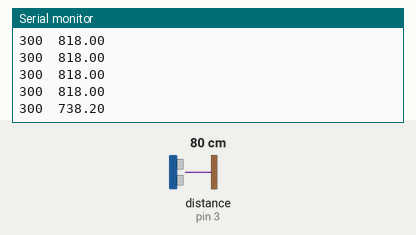
Bench run of a sketch on a simulated Arduino Uno, built with avr-gcc and run on an emulated ATmega328P. Shown: the last lines printed to the serial monitor. Inputs (shaded band) come from the test bench; at power-on: distance to the obstacle (sensor on pin 3) 80 cm. The echo pulse lasts 58.3 µs per cm.

Above: at 1.2 s.
1.3 s: distance to the obstacle (sensor on pin 3) set to 2 cm
At 1.44 s:
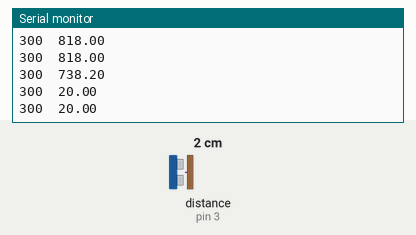
2.8 s: distance to the obstacle (sensor on pin 3) set to 4 cm
At 2.86 s:
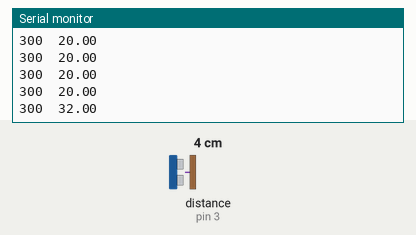
Timing chart, 0 to 5.8 s (numbered marks = the images above; inputs shaded):
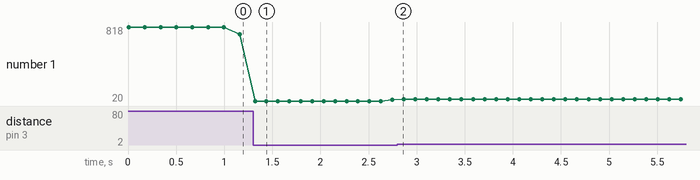

The sketch:

distance_sensor_x_axis.ino
```cpp
#include <NewPing.h>

/* Example code for HC-SR04 ultrasonic distance sensor with Arduino. No library required. More info: https://www.makerguides.com */
#define USONIC_DIV 58.0
// Define Trig and Echo pin:
const int trigPin1 = 2;
const int echoPin1 = 3;

const int trigPin2 = 4;
const int echoPin2 = 5;

const int MEASURE_SAMPLES = 10;
const int MEASURE_SAMPLE_DELAY = 10;
/*
#define trigPin1 2
#define echoPin1 3

#define trigPin2 4
#define echoPin2 5
*/

// Define variables:
long durationx;
long durationy;
float distancex;
float distancey;

NewPing sensor(trigPin1, echoPin1, 200);

void setup() {
  // Define inputs and outputs:
  //pinMode(trigPin1, OUTPUT);
  //pinMode(echoPin1, INPUT);

  /*
  pinMode(trigPin2, OUTPUT);
  pinMode(echoPin2, INPUT);
  */
  //Begin Serial communication at a baudrate of 9600:
  Serial.begin(9600);
}
void loop() {
  /*
  // Clear the trigPin by setting it LOW:
  digitalWrite(trigPin1, LOW);
  delayMicroseconds(5);
  // Trigger the sensor by setting the trigPin high for 10 microseconds:
  digitalWrite(trigPin1, HIGH);
  delayMicroseconds(10);
  digitalWrite(trigPin1, LOW);
  // Read the echoPin, pulseIn() returns the duration (length of the pulse) in microseconds:
  durationx = pulseIn(echoPin1, HIGH);
  // Calculate the distance:
  distancex = durationx*0.034/2;
  */
  //distancex = getDistance(trigPin1, echoPin1);
  //int time_taken = sensor.ping();
  //Serial.println(sensor.convert_mm(time_taken));
  //Serial.println(distancex*10);
  //Serial.print("\t");
  //Serial.println(distancey*10);
  delay(MEASURE_SAMPLE_DELAY);
  //Serial.println(measure(trigPin1, echoPin1));
  Serial.print(300);
  Serial.print("\t");
  //Serial.println(singleMeasurement(trigPin1, echoPin1));
  Serial.println(measure(trigPin1, echoPin1));
}

float measure(int trigPin, int echoPin){
  float measureSum = 0;
  float samples = MEASURE_SAMPLES;
  float single = 0;
  for(int i = 0; i < MEASURE_SAMPLES; i++){
    delay(MEASURE_SAMPLE_DELAY);
    single = singleMeasurement(trigPin, echoPin);
    if(single > 20000){
      samples--;
    }
    else{
      measureSum += single;
    }
  }
  if(samples == 0){
    return 0;
  }
  else{
    return measureSum / samples;
  }
}

float singleMeasurement(int trigPin, int echoPin){
  float time_taken = sensor.ping();
  return int(time_taken / 57.0 * 10);
  //Serial.println(sensor.convert_mm(time_taken));
  /*
  long duration = 0;
  // Clear the trigPin by setting it LOW:
  digitalWrite(trigPin, LOW);
  delayMicroseconds(5);
  // Trigger the sensor by setting the trigPin high for 10 microseconds:
  digitalWrite(trigPin, HIGH);
  delayMicroseconds(10);
  digitalWrite(trigPin, LOW);
  // Read the echoPin, pulseIn() returns the duration (length of the pulse) in microseconds:
  duration = pulseIn(echoPin, HIGH);
  // Calculate the distance:
  return (long) (((float) duration / USONIC_DIV) * 10.0);
  */
}
```

Measured:
- after the input at 1.3 s, the serial monitor: prints a new line at once (image 1)
- plotted number 1: 738.2 → 32 after the input at 1.3 s, 32 → 40 after the input at 2.8 s
